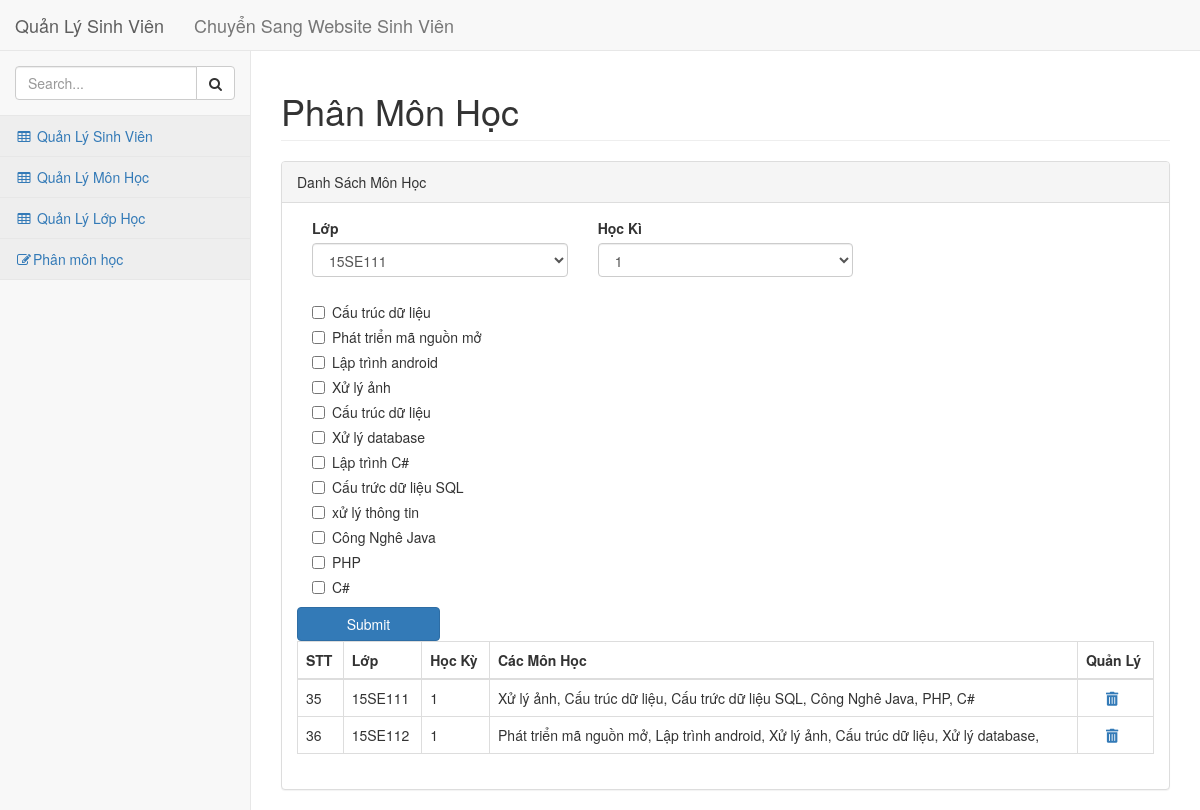
Screenshot of /quanlysv/index.php?a=phanmon with the database file from the repository.
### tables this page shows
CREATE TABLE `tblmonhoc` (
  `MaMH` int(11) NOT NULL,
  `TenMH` varchar(200) NOT NULL,
  `SoChiTH` int(11) NOT NULL,
  `SoChiLT` int(11) NOT NULL,
  `SoChiBT` int(11) NOT NULL,
  `ToongSoTiet` int(11) NOT NULL
);

CREATE TABLE `tblphanmon` (
  `MaID` int(11) NOT NULL,
  `Lop` varchar(20) NOT NULL,
  `HocKy` varchar(20) NOT NULL,
  `TenMH1` varchar(100) NOT NULL,
  `TenMH2` varchar(100) NOT NULL,
  `TenMH3` varchar(100) NOT NULL,
  `TenMH4` varchar(100) NOT NULL,
  `TenMH5` varchar(100) NOT NULL,
  `TenMH6` varchar(100) NOT NULL
);

### quanlysv/phanmon.php (the view, shortened to what this page needs)
<?php
    $sqlmonhoc = "SELECT * FROM `tblmonhoc`";
    $querymonhoc = mysqli_query($connect, $sqlmonhoc);
     $sqlpm = "SELECT * FROM `tblphanmon`";
    $querypm = mysqli_query($connect, $sqlpm);
$sql_lop = "SELECT * FROM `tbllop`";
$query_lop = mysqli_query($connect, $sql_lop);
 ?>
<div id="page-wrapper">
    <div class="row">
        <div class="col-lg-12">
            <h1 class="page-header">Phân Môn Học</h1>
        </div>
    </div>
    <div class="row">
        <div class="col-lg-12">
            <div class="panel panel-default">
                <div class="panel-heading">
                    Danh Sách Môn Học
                </div>
                <div class="panel-body">
                    <form action="" method="POST" >
                        <div class="form-group col-md-4">
                            <label>Lớp</label>
                            <select class="form-control" name="lop">
                                 <?php  while($rowlop = mysqli_fetch_array($query_lop)){
                                ?>
                                    <option><?= $rowlop['TenLop'] ?></option>
                               <?php } ?>
                            </select>
                        </div>
                        <div class="form-group col-md-4">
                            <label>Học Kì</label>
                            <select class="form-control" name="hocki">
                                <option>1</option>
                            </select>
                        </div>
                        <div class="col-md-4"></div>
                        <div class="col-md-12">
                             <?php  while($rowmh = mysqli_fetch_array($querymonhoc)){
                            ?>
                                <div class="checkbox">
                                    <label><input type="checkbox" name="monhoc[]" value="<?= $rowmh['TenMH'] ?>"><?= $rowmh['TenMH'] ?></label>
                                </div>
                        <?php } ?>
                        </div>
                        <button class="btn btn-primary col-md-2" type="submit" name="submit">Submit</button>
                    </form>
                    <table class="table table-bordered">
                        <thead>
                            <tr>
                                <th>STT</th>
                                <th>Lớp</th>
                                <th>Học Kỳ</th>
                                <th>Các Môn Học</th>
                                <th>Quản Lý</th>
                            </tr>
                        </thead>
                        <tbody>
                            <?php  while($rowpm = mysqli_fetch_array($querypm)){
                            ?>
                            <tr>
                                <td><?= $rowpm['MaID'] ?></td>
                                <td><?= $rowpm['Lop'] ?></td>
                                 <td><?= $rowpm['HocKy'] ?></td>
                                 <td>
                                    <?= $rowpm['TenMH1'] ?>,
                                     <?= $rowpm['TenMH2'] ?>,
                                     <?= $rowpm['TenMH3'] ?>,
                                     <?= $rowpm['TenMH4'] ?>,
                                     <?= $rowpm['TenMH5'] ?>,
                                      <?= $rowpm['TenMH6'] ?>
                                 </td>
                                <td>
                                    <a href="xoaphanmon.php?id=<?= $rowpm['MaID'] ?>" onclick="return confirm('Bạn có chắc muốn xóa không?');" >
                                        <i class="fas fa-trash-alt" style="margin:0px 20px" ></i>
                                    </a>
                                </td>
                            </tr>
                             <?php } ?>
                        </tbody>
                    </table>
                </div>
            </div>
        </div>
    </div>
</div>

### rows the page displays
tblmonhoc: TenMH "Cấu trúc dữ liệu"
tblmonhoc: TenMH "Phát triển mã nguồn mở"
tblmonhoc: TenMH "Lập trình android"
tblmonhoc: TenMH "Xử lý ảnh"
tblmonhoc: TenMH "Cấu trúc dữ liệu"
tblmonhoc: TenMH "Xử lý database"
tblmonhoc: TenMH "Lập trình C#"
tblmonhoc: TenMH "Cấu trức dữ liệu SQL"
tblmonhoc: TenMH "xử lý thông tin"
tblmonhoc: TenMH "Công Nghê Java"
tblmonhoc: TenMH "PHP"
tblmonhoc: TenMH "C#"
tblphanmon: MaID "35", Lop "15SE111", HocKy "1", TenMH1 "Xử lý ảnh", TenMH2 "Cấu trúc dữ liệu", TenMH3 "Cấu trức dữ liệu SQL", TenMH4 "Công Nghê Java", TenMH5 "PHP", TenMH6 "C#"
tblphanmon: MaID "36", Lop "15SE112", HocKy "1", TenMH1 "Phát triển mã nguồn mở", TenMH2 "Lập trình android", TenMH3 "Xử lý ảnh", TenMH4 "Cấu trúc dữ liệu", TenMH5 "Xử lý database"

### other values shown
form field lop "15SE111"
